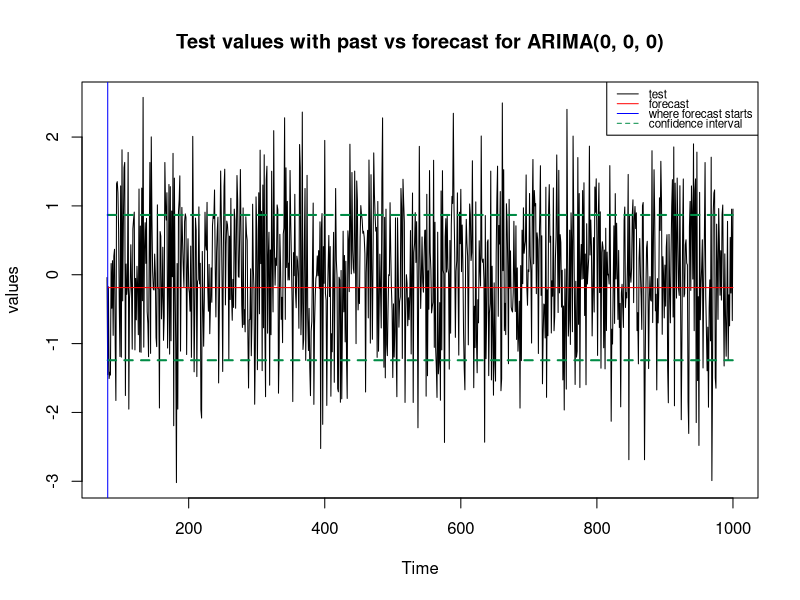
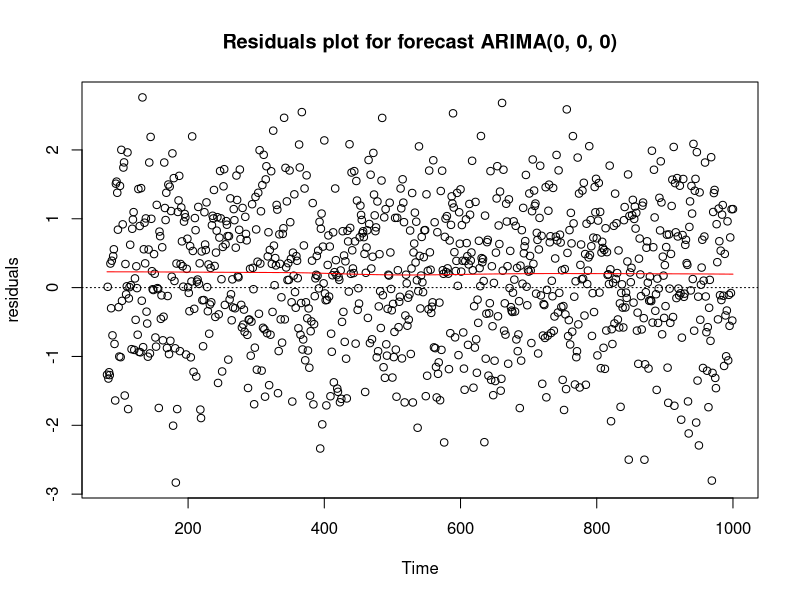
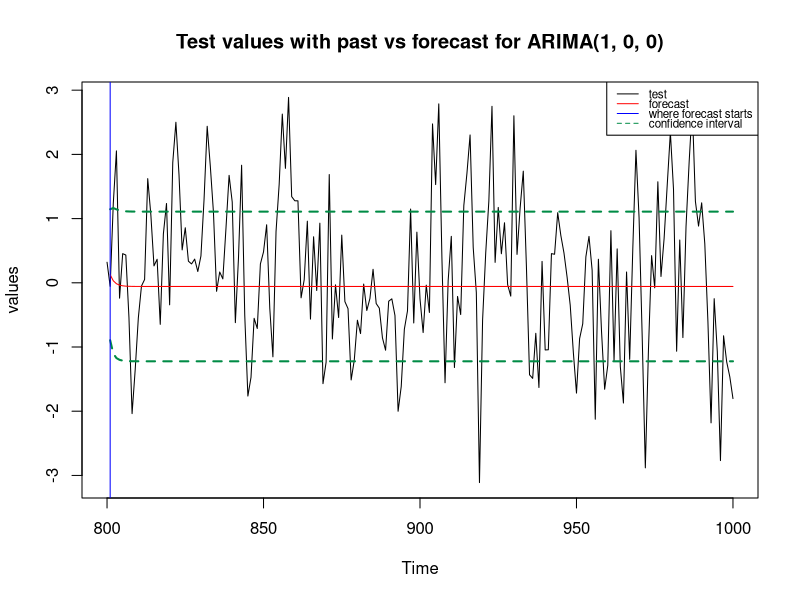
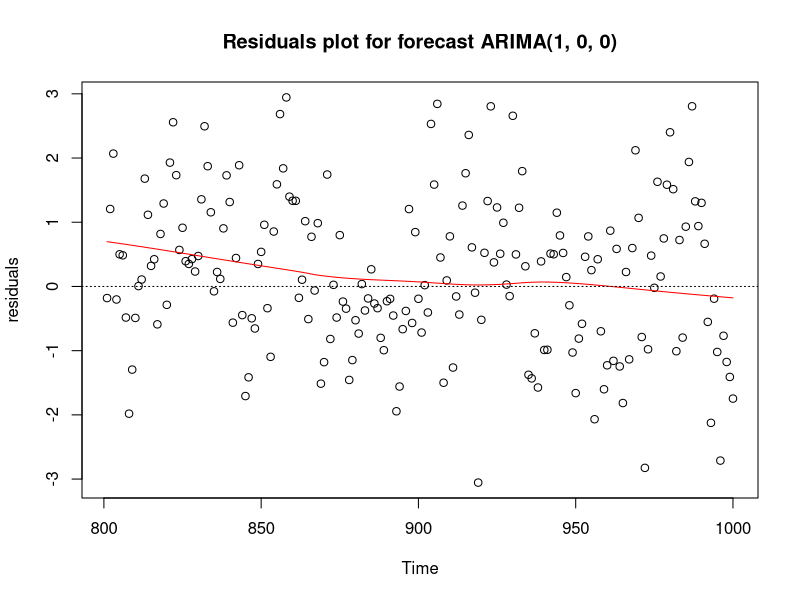
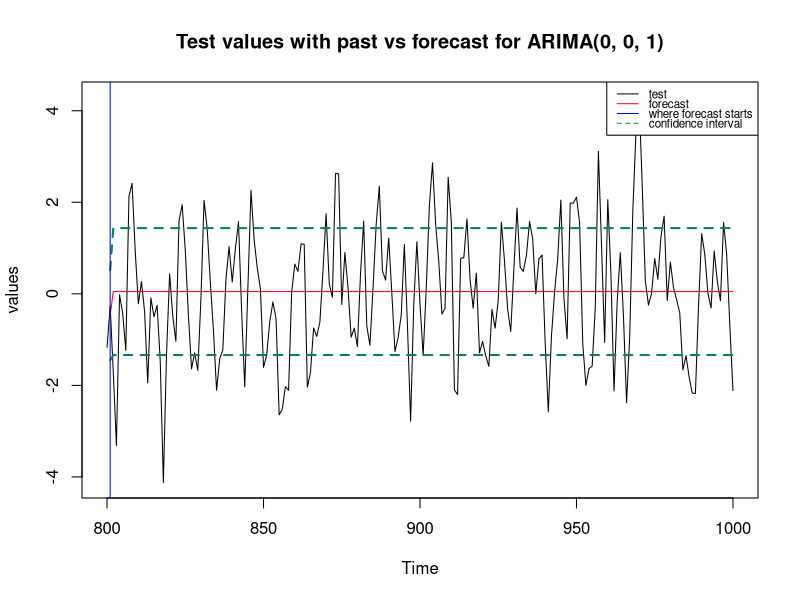
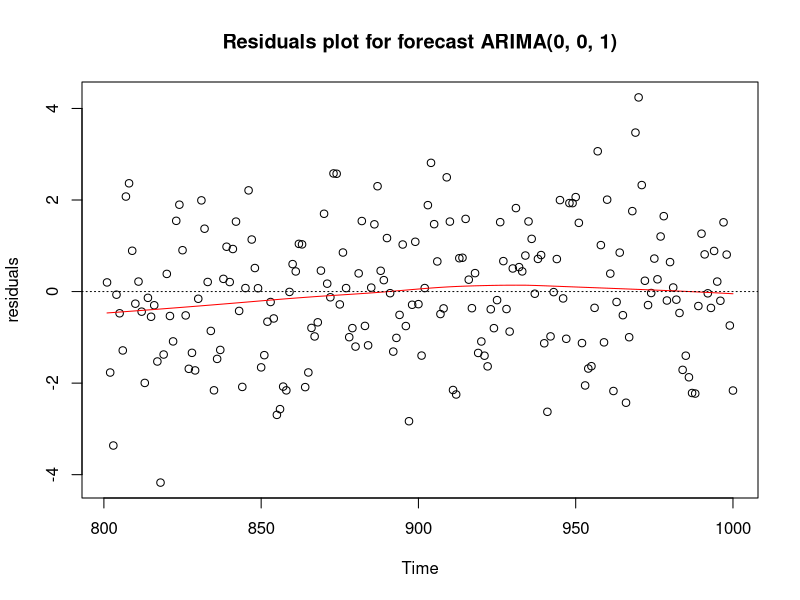
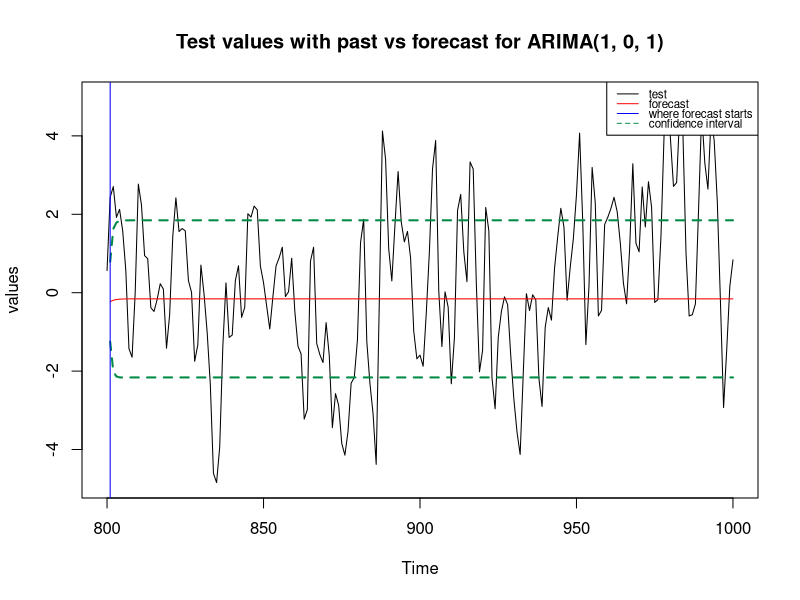
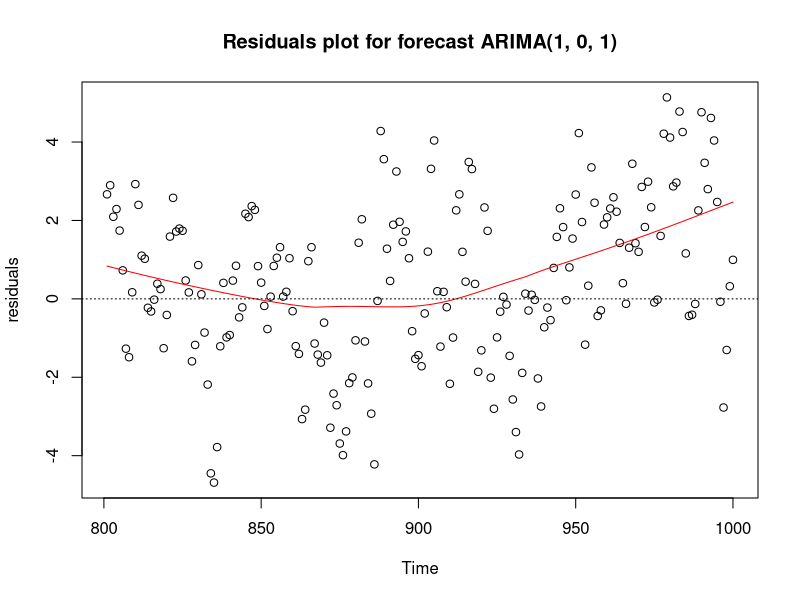

The R script that drew these images, in order:
basic_forecast <- function(p = 0,
                           d = 0,
                           q = 0,
                           theta = NULL,
                           phi = NULL,
                           n = 100,
                           train_lenght = 80)
{
  # remove all the previous plots
  graphics.off()
  
  sim <- arima.sim(model = list(order = c(p, d, q), ar = phi, ma = theta),
                   n = n)
  train_sim <- ts(sim[1:train_lenght])
  test_sim <- ts(sim[train_lenght:n], start = train_lenght)
  
  arima_fit <- arima(train_sim, order = c(p, d, q))
  
  arima_predict <- predict(arima_fit, n.ahead = n - train_lenght)
  predicted <- arima_predict$pred
  standard_err <- arima_predict$se
  
  # plot forecast with past and confidence interval
  upper <- predicted + standard_err
  lower <- predicted - standard_err
  arima_title <- paste0('ARIMA(', p, ', ', d, ', ', q, ')')
  
  plot(test_sim, type = 'l', ylab = 'values',
       main = paste('Test values with past vs forecast for', arima_title),
       ylim = c(min(test_sim, predicted, lower), max(test_sim, predicted, upper)))
  lines(predicted, col = 'red')
  lines(upper, lty = 'dashed', lwd = 2, col = 'springgreen4')
  lines(lower, lty = 'dashed', lwd = 2, col = 'springgreen4')
  abline(v = start(predicted)[1], col = 'blue')
  legend("topright",
         legend = c('test', 'forecast', 'where forecast starts',
                    'confidence interval'),
         col = c('black', 'red', 'blue', 'springgreen4'), lty = c(rep(1, 3), 2),
         y.intersp = .7, cex = .7)
  
  # plot residuals for forecast
  resid_forecast <- test_sim[2:length(test_sim)] - predicted
  plot(resid_forecast, type = 'p', ylab = 'residuals',
       main = paste('Residuals plot for forecast', arima_title))
  lines(lowess(resid_forecast), col = 'red')
  abline(h = 0, lty = 3)
}

# White noise
basic_forecast (p = 0,
               d = 0,
               q = 0,
               theta = NULL,
               phi = NULL,
               n = 1000,
               train_lenght = 80)

basic_forecast (p = 1,
                d = 0,
                q = 0,
                theta = NULL,
                phi = 1/2,
                n = 1000,
                train_lenght = 800)

basic_forecast (p = 0,
                d = 0,
                q = 1,
                theta = 1,
                phi = NULL,
                n = 1000,
                train_lenght = 800)

# ARMA(1, 1)
basic_forecast (p = 1,
                d = 0,
                q = 1,
                theta = 1,
                phi = 1/2,
                n = 1000,
                train_lenght = 800)

# ARIMA(0, 1, 0), random walk
basic_forecast (p = 1,
                d = 1,
                q = 1,
                theta = 0,
                phi = 0,
                n = 1000,
                train_lenght = 800)

# ARIMA(1, 1, 1), 
basic_forecast (p = 1,
                d = 1,
                q = 1,
                theta = 1,
                phi = 1/2,
                n = 1000,
                train_lenght = 800)

# ARIMA(1, 0, 1), 
basic_forecast (p = 1,
                d = 0,
                q = 1,
                theta = 1,
                phi = -1/2,
                n = 1000,
                train_lenght = 800)


# ARIMA(5, 0, 5), 
basic_forecast (p = 5,
                d = 0,
                q = 5,
                theta = c(1, 1, 1, 1, 1),
                phi = c(-1/2, -1/2, -1/2, -1/2, -1/2),
                n = 1000,
                train_lenght = 800)


